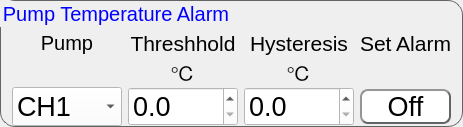
         <widget class="QGroupBox" name="groupBox_11">
          <property name="styleSheet">
           <string notr="true">QGroupBox{
border-color: rgb(100, 100, 100);
border-width: 1px;        
border-style: solid;
border-radius: 15px;
font: 20px;
}
QGroupBox:title{
color: rgb(0, 0, 255);
}</string>
          </property>
          <property name="title">
           <string>Pump Temperature Alarm</string>
          </property>
          <layout class="QGridLayout" name="gridLayout_13">
           <property name="topMargin">
            <number>30</number>
           </property>
           <property name="bottomMargin">
            <number>0</number>
           </property>
           <property name="horizontalSpacing">
            <number>6</number>
           </property>
           <property name="verticalSpacing">
            <number>0</number>
           </property>
           <item row="2" column="0">
            <widget class="QComboBox" name="alm_6">
             <property name="font">
              <font>
               <pointsize>20</pointsize>
              </font>
             </property>
             <property name="styleSheet">
              <string notr="true">background-color: rgb(255, 255, 255);</string>
             </property>
             <item>
              <property name="text">
               <string>CH1</string>
              </property>
             </item>
             <item>
              <property name="text">
               <string>CH2</string>
              </property>
             </item>
             <item>
              <property name="text">
               <string>CH3</string>
              </property>
             </item>
             <item>
              <property name="text">
               <string>CH4</string>
              </property>
             </item>
            </widget>
           </item>
           <item row="0" column="1">
            <widget class="QLabel" name="label_61">
             <property name="minimumSize">
              <size>
               <width>110</width>
               <height>0</height>
              </size>
             </property>
             <property name="font">
              <font>
               <pointsize>16</pointsize>
              </font>
             </property>
             <property name="text">
              <string>Threshhold</string>
             </property>
             <property name="alignment">
              <set>Qt::AlignCenter</set>
             </property>
            </widget>
           </item>
           <item row="0" column="2">
            <widget class="QLabel" name="label_62">
             <property name="minimumSize">
              <size>
               <width>110</width>
               <height>0</height>
              </size>
             </property>
             <property name="font">
              <font>
               <pointsize>16</pointsize>
              </font>
             </property>
             <property name="text">
              <string>Hysteresis</string>
             </property>
             <property name="alignment">
              <set>Qt::AlignCenter</set>
             </property>
            </widget>
           </item>
           <item row="0" column="3">
            <widget class="QLabel" name="label_73">
             <property name="font">
              <font>
               <pointsize>16</pointsize>
              </font>
             </property>
             <property name="text">
              <string>Set Alarm</string>
             </property>
             <property name="alignment">
              <set>Qt::AlignCenter</set>
             </property>
            </widget>
           </item>
           <item row="2" column="2">
            <widget class="QDoubleSpinBox" name="alm_hys_6">
             <property name="font">
              <font>
               <pointsize>20</pointsize>
              </font>
             </property>
             <property name="styleSheet">
              <string notr="true">background-color: rgb(255, 255, 255);</string>
             </property>
             <property name="decimals">
              <number>1</number>
             </property>
            </widget>
           </item>
           <item row="2" column="3">
            <widget class="QPushButton" name="alm_set_6">
             <property name="font">
              <font>
               <pointsize>20</pointsize>
              </font>
             </property>
             <property name="styleSheet">
              <string notr="true">QPushButton{
	border-color: rgb(100, 100, 100);
	font: 20pt &quot;MS Shell Dlg 2&quot;;
	border-width: 2px;        
	border-style: outset;
	border-radius: 8px;
	background-color: rgb(255, 255, 255);
}
QPushButton:hover{
	background-color: rgb(225, 240, 255);
}
QPushButton:pressed{
	background-color: rgb(245, 245, 245);
}
</string>
             </property>
             <property name="text">
              <string>Off</string>
             </property>
             <property name="checkable">
              <bool>true</bool>
             </property>
            </widget>
           </item>
           <item row="2" column="1">
            <widget class="QDoubleSpinBox" name="alm_th_6">
             <property name="font">
              <font>
               <pointsize>20</pointsize>
              </font>
             </property>
             <property name="styleSheet">
              <string notr="true">background-color: rgb(255, 255, 255);</string>
             </property>
             <property name="decimals">
              <number>1</number>
             </property>
            </widget>
           </item>
           <item row="1" column="1">
            <widget class="QLabel" name="label_74">
             <property name="sizePolicy">
              <sizepolicy hsizetype="Fixed" vsizetype="Fixed">
               <horstretch>0</horstretch>
               <verstretch>0</verstretch>
              </sizepolicy>
             </property>
             <property name="minimumSize">
              <size>
               <width>110</width>
               <height>0</height>
              </size>
             </property>
             <property name="font">
              <font>
               <pointsize>16</pointsize>
              </font>
             </property>
             <property name="text">
              <string>&lt;span&gt;&amp;#8451;&lt;span&gt;</string>
             </property>
             <property name="alignment">
              <set>Qt::AlignCenter</set>
             </property>
            </widget>
           </item>
           <item row="1" column="2">
            <widget class="QLabel" name="label_75">
             <property name="font">
              <font>
               <pointsize>16</pointsize>
              </font>
             </property>
             <property name="text">
              <string>&lt;span&gt;&amp;#8451;&lt;span&gt;</string>
             </property>
             <property name="alignment">
              <set>Qt::AlignCenter</set>
             </property>
            </widget>
           </item>
           <item row="0" column="0">
            <widget class="QLabel" name="label_76">
             <property name="sizePolicy">
              <sizepolicy hsizetype="Preferred" vsizetype="Fixed">
               <horstretch>0</horstretch>
               <verstretch>0</verstretch>
              </sizepolicy>
             </property>
             <property name="minimumSize">
              <size>
               <width>110</width>
               <height>0</height>
              </size>
             </property>
             <property name="font">
              <font>
               <pointsize>15</pointsize>
              </font>
             </property>
             <property name="autoFillBackground">
              <bool>false</bool>
             </property>
             <property name="text">
              <string>Pump</string>
             </property>
             <property name="alignment">
              <set>Qt::AlignCenter</set>
             </property>
            </widget>
           </item>
          </layout>
         </widget>
